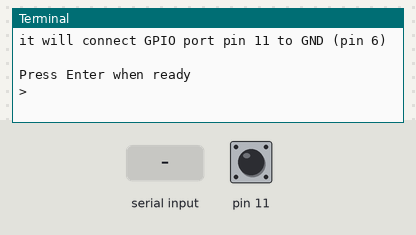
A program run on a simulated Raspberry Pi (header pin numbers). Shown: the last lines printed to the terminal. The test bench sets the inputs (shaded band); at power-on: pin 11 HIGH. At 2.8 s the program stops and its outputs stay as they are.

Above: at 1.2 s.
1.3 s: "1" typed at the terminal, then Enter
At 2.2 s:
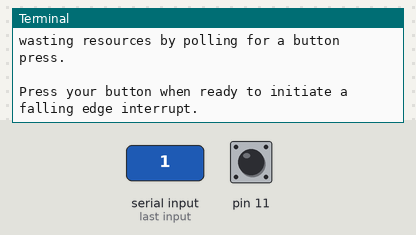
2.8 s: pin 11 pulled LOW for 0.15 s
At 3.3 s:
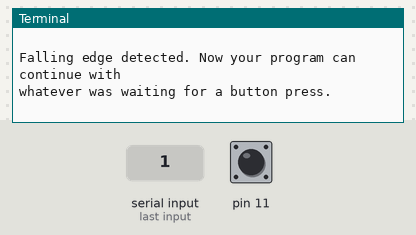

Measured:
- after the input at 1.3 s, the terminal: prints a new line at once (image 1)
- after the input at 2.8 s, the terminal: prints a new line at once (image 2)

The program:

interrupts-1.py
```python
#!/usr/bin/env python2.7
# script by Alex Eames http://RasPi.tv/
# http://raspi.tv/2013/how-to-use-interrupts-with-python-on-the-raspberry-pi-and-rpi-gpio
import RPi.GPIO as GPIO
GPIO.setmode(GPIO.BOARD)

# GPIO 23 set up as input. It is pulled up to stop false signals
GPIO.setup(11, GPIO.IN, pull_up_down=GPIO.PUD_UP)

print "Make sure you have a button connected so that when pressed"
print "it will connect GPIO port pin 11 to GND (pin 6)\n"
raw_input("Press Enter when ready\n>")

print "Waiting for falling edge on port 23"
# now the program will do nothing until the signal on port 23
# starts to fall towards zero. This is why we used the pullup
# to keep the signal high and prevent a false interrupt

print "During this waiting time, your computer is not"
print "wasting resources by polling for a button press.\n"
print "Press your button when ready to initiate a falling edge interrupt."
try:
    GPIO.wait_for_edge(11, GPIO.FALLING)
    print "\nFalling edge detected. Now your program can continue with"
    print "whatever was waiting for a button press."
except KeyboardInterrupt:
    GPIO.cleanup()       # clean up GPIO on CTRL+C exit
GPIO.cleanup()           # clean up GPIO on normal exit
```
